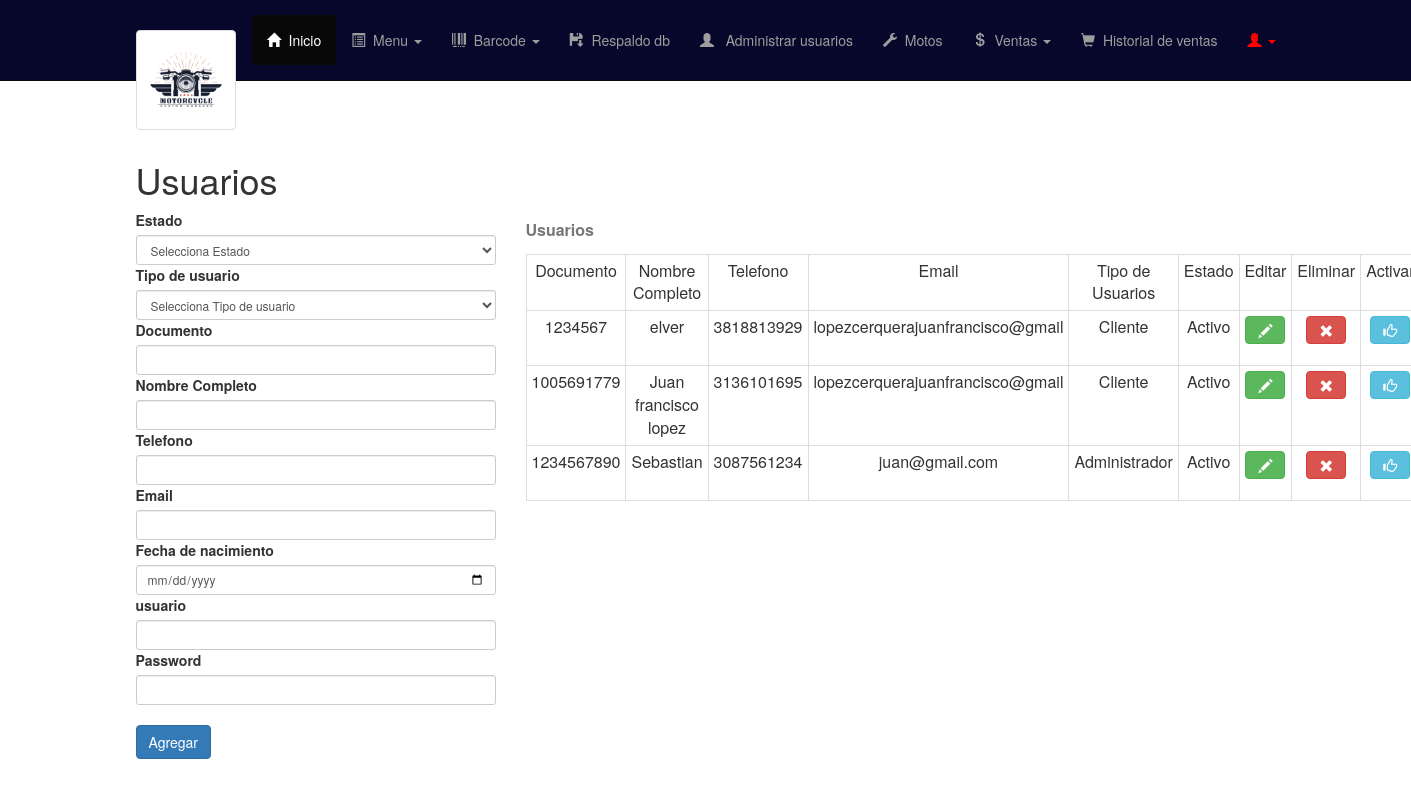
/vist/admin/usuarios.php (signed in), run on the app's committed database.
### tables this page shows
CREATE TABLE `usuarios` (
  `documento` int(11) NOT NULL,
  `nombre_completo` varchar(100) NOT NULL,
  `telefono` varchar(10) NOT NULL,
  `email` varchar(40) NOT NULL,
  `fecha_usu` date NOT NULL,
  `usuario` varchar(15) NOT NULL,
  `password` varchar(100) NOT NULL,
  `id_tip_usu` int(11) NOT NULL,
  `id_estado` int(11) NOT NULL
);

CREATE TABLE `tipo_usuarios` (
  `id_tip_usu` int(11) NOT NULL,
  `tip_usu` varchar(30) NOT NULL
);

CREATE TABLE `estado` (
  `id_estado` int(11) NOT NULL,
  `estados` varchar(25) NOT NULL
);

### vist/admin/tabla_usuarios.php (the view, shortened to what this page needs)
<?php
    $db = new Database();
    $conectar= $db->conectar();
    $consul=$conectar->prepare("SELECT * From usuarios INNER JOIN estado ON usuarios.id_estado=estado.id_estado INNER join tipo_usuarios on usuarios.id_tip_usu=tipo_usuarios.id_tip_usu");
    $consul->execute();
?>
    <table class="table table-hover table-condensed table-bordered" style="text-align: center;">
	<caption><label>Usuarios</label></caption>
	<tr>
        <td>Documento</td>
		<td>Nombre Completo</td>
		<td>Telefono</td>
		<td>Email</td>
        <td>Tipo de Usuarios</td>
		<td>Estado</td>
		<td>Editar</td>
		<td>Eliminar</td>
		<td>Activar</td>
	</tr>
	<?php foreach($consul as $produ) {
        ?>
	<tr>
		<td><?php echo $produ['documento']; ?></td>
		<td><?php echo $produ['nombre_completo']; ?></td>
		<td><?php echo $produ['telefono']; ?></td>
		<td><?php echo $produ['email']; ?></td>
        <td><?php echo $produ['tip_usu']; ?></td>
        <td><?php echo $produ['estados']; ?></td>
		<td>
        <form method="get" action="actualizarusu.php">
        <button type="submit" data-toggle="modal" data-target="#abremodalUpdateArticulo" class="btn btn-success btn-s">
				<span class="glyphicon glyphicon-pencil"></span>
        </button>
        </form>
		</td>
		<td>
        <form method="post"  action="eliminarusu.php" >
			<button type="submit" class="btn btn-danger btn-s" onclick="return ConfirmDelete()" >
				<span class="glyphicon glyphicon-remove"></span>
            </button>
			</form>
		</td>
		<td>
        <form method="post"  action="activacion/activacion.php" >
			<button type="submit" class="btn btn-info btn-s">
				<span class="glyphicon glyphicon-thumbs-up"></span>
            </button>
			</form>
		</td>
	</tr>
<?php } ?>
</table>

### controller/styles/menu.css (style rules this page uses)
html,body { height:100%; padding-top:70px; }

### data on the page
usuarios: documento "1234567", nombre_completo "elver", telefono "3818813929", email "lopezcerquerajuanfrancisco@gmail", id_tip_usu.tip_usu "Cliente", id_estado.estados "Activo"
usuarios: documento "1005691779", nombre_completo "Juan francisco lopez", telefono "3136101695", email "lopezcerquerajuanfrancisco@gmail", id_tip_usu.tip_usu "Cliente", id_estado.estados "Activo"
usuarios: documento "1234567890", nombre_completo "Sebastian", telefono "3087561234", email "juan@gmail.com", id_tip_usu.tip_usu "Administrador", id_estado.estados "Activo"
